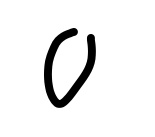
#> input picture data/handwritten_dataset/0/27996.jpg, 155 x 137 px; its folder holds only this picture in this run
$ python -i data.py   (imports and definitions only)
#> lines starting #> are read from the running program, lines starting #| are printed output that depends on the picture
#> further down, picture is the input picture: PIL image 155x137 RGB; min 0, max 255, mean 238.7
"""Dataset loading, polarity normalisation and preprocessing."""
from __future__ import annotations

import hashlib
import json
import os
from typing import List, Tuple

import cv2
import numpy as np
from PIL import Image
from sklearn.model_selection import train_test_split

IMG_SIZE = (64, 64)
IMG_EXTS = (".png", ".jpg", ".jpeg")


def to_gray_array(img: Image.Image) -> np.ndarray:
    """PIL image -> float32 grayscale array in [0, 1] (transparency -> white)."""
    if img.mode in ("RGBA", "LA") or (img.mode == "P" and "transparency" in img.info):
        rgba = img.convert("RGBA")
        bg = Image.new("RGBA", rgba.size, (255, 255, 255, 255))
        img = Image.alpha_composite(bg, rgba)
    return np.asarray(img.convert("L"), dtype=np.float32) / 255.0


def normalize_polarity(arr: np.ndarray) -> np.ndarray:
    """Make every image 'light strokes on dark background'.

    Decided per image from the median of the border pixels, so black-on-white
    and white-on-black inputs (dataset files, uploads, canvas drawings) all end
    up in the same canonical form.
    """
    border = np.concatenate([arr[0, :], arr[-1, :], arr[:, 0], arr[:, -1]])
#> border = 584 values from 1 to 1
    if np.median(border) > 0.5:
        arr = 1.0 - arr
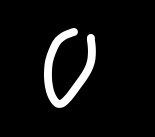
#> arr: shape (137, 155) float32; min 0, max 1, mean 0.064
    return arr


def crop_to_content(arr: np.ndarray, margin: float = 0.15, thresh: float = 0.25) -> np.ndarray:
    """Crop to the bounding box of the strokes and pad to a square."""
#> called with margin = 0.15, thresh = 0.25
    ys, xs = np.where(arr > thresh)
#> ys = 1430 values from 28 to 107; xs = 1430 values, max 95 at index 270, min 44 at index 619, mean 67.17
    if len(ys) == 0:
        return arr
    y0, y1, x0, x1 = ys.min(), ys.max(), xs.min(), xs.max()
#> y0 = 28; y1 = 107; x0 = 44; x1 = 95
    h, w = y1 - y0 + 1, x1 - x0 + 1
#> h = 80; w = 52
    side = int(max(h, w) * (1 + 2 * margin))
#> side = 104
    canvas = np.zeros((side, side), dtype=np.float32)
    oy, ox = (side - h) // 2, (side - w) // 2
#> oy = 12; ox = 26
    canvas[oy:oy + h, ox:ox + w] = arr[y0:y1 + 1, x0:x1 + 1]
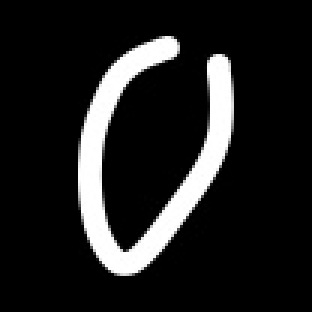
#> canvas: shape (104, 104) float32 (shown 3 times larger); min 0, max 1, mean 0.126
    return canvas


def preprocess(img: Image.Image, size: Tuple[int, int] = IMG_SIZE, autocrop: bool = True) -> np.ndarray:
    """PIL image -> (H, W, 1) float32 array in [0, 1].

    Canonical form: light strokes on dark background, cropped to the symbol's
    bounding box (padded to a square, aspect ratio preserved), resized to `size`.
    Training and the demo use exactly this function.
    """
    arr = normalize_polarity(to_gray_array(img))
    if autocrop:
        arr = crop_to_content(arr)
    arr = cv2.resize(arr, (size[1], size[0]), interpolation=cv2.INTER_AREA)
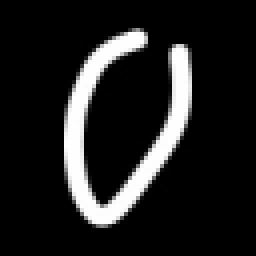
#> arr: shape (64, 64) float32 (shown 4 times larger); min 0, max 1, mean 0.126
    return arr.astype("float32")[..., None]


# [81 lines left out: functions has_content, dataset_digest, load_dataset, split_data, not called in this run]

>>> from PIL import Image
>>> picture = Image.open('../data/handwritten_dataset/0/27996.jpg')
>>> result = preprocess(picture)

$ run again, on data/handwritten_dataset/0/40668.jpg
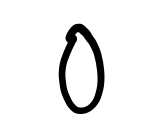
#> input picture data/handwritten_dataset/0/40668.jpg, 155 x 137 px
#> picture is the input picture: PIL image 155x137 RGB; min 0, max 255, mean 238.1
#> border = 584 values from 1 to 1
#> in normalize_polarity, `arr = 1.0 - arr`:
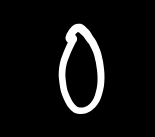
#> arr: shape (137, 155) float32; min 0, max 1, mean 0.0664
#> ys = 1503 values from 23 to 113; xs = 1503 values, max 104 at index 834, min 58 at index 835, mean 80.88
#> y0 = 23; y1 = 113; x0 = 58; x1 = 104
#> h = 91; w = 47
#> side = 118
#> oy = 13; ox = 35
#> in preprocess, `arr = cv2.resize(arr, (size[1], size[0]), interpolation=cv2.INTER_AREA)`:
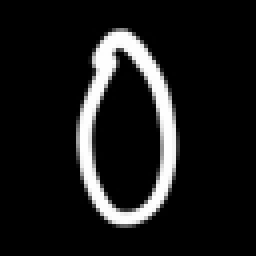
#> arr: shape (64, 64) float32 (shown 4 times larger); min 0, max 1, mean 0.101

$ run again, on data/handwritten_dataset/0/47982.jpg
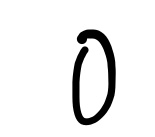
#> input picture data/handwritten_dataset/0/47982.jpg, 155 x 137 px
#> picture is the input picture: PIL image 155x137 RGB; min 0, max 255, mean 236.3
#> border = 584 values from 1 to 1
#> in normalize_polarity, `arr = 1.0 - arr`:
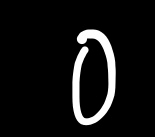
#> arr: shape (137, 155) float32; min 0, max 1, mean 0.0733
#> ys = 1678 values from 29 to 124; xs = 1678 values, max 115 at index 645, min 72 at index 870, mean 92.91
#> y0 = 29; y1 = 124; x0 = 72; x1 = 115
#> h = 96; w = 44
#> side = 124
#> oy = 14; ox = 40
#> in preprocess, `arr = cv2.resize(arr, (size[1], size[0]), interpolation=cv2.INTER_AREA)`:
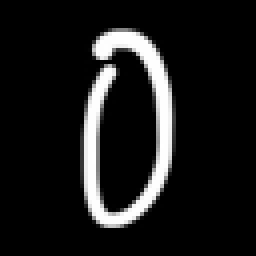
#> arr: shape (64, 64) float32 (shown 4 times larger); min 0, max 1, mean 0.101
